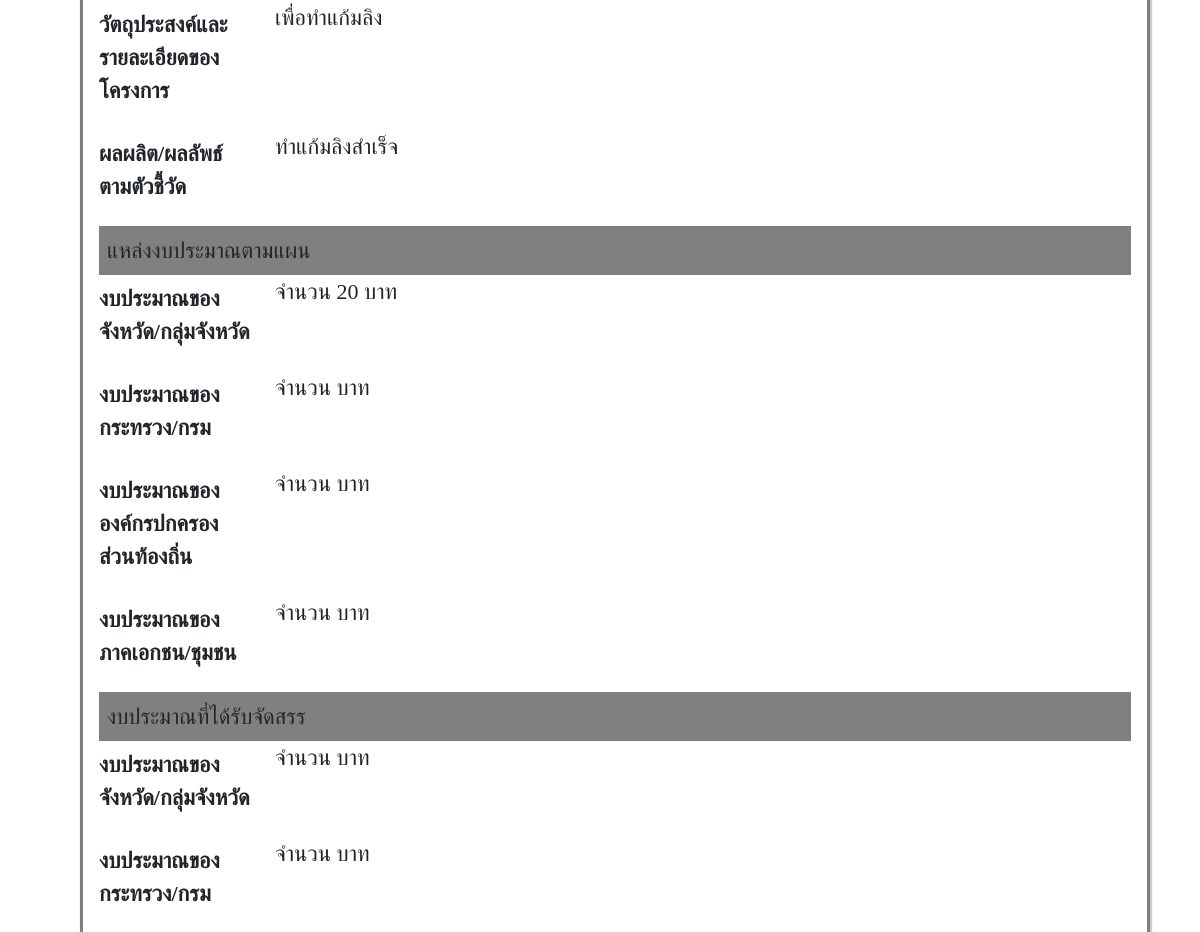
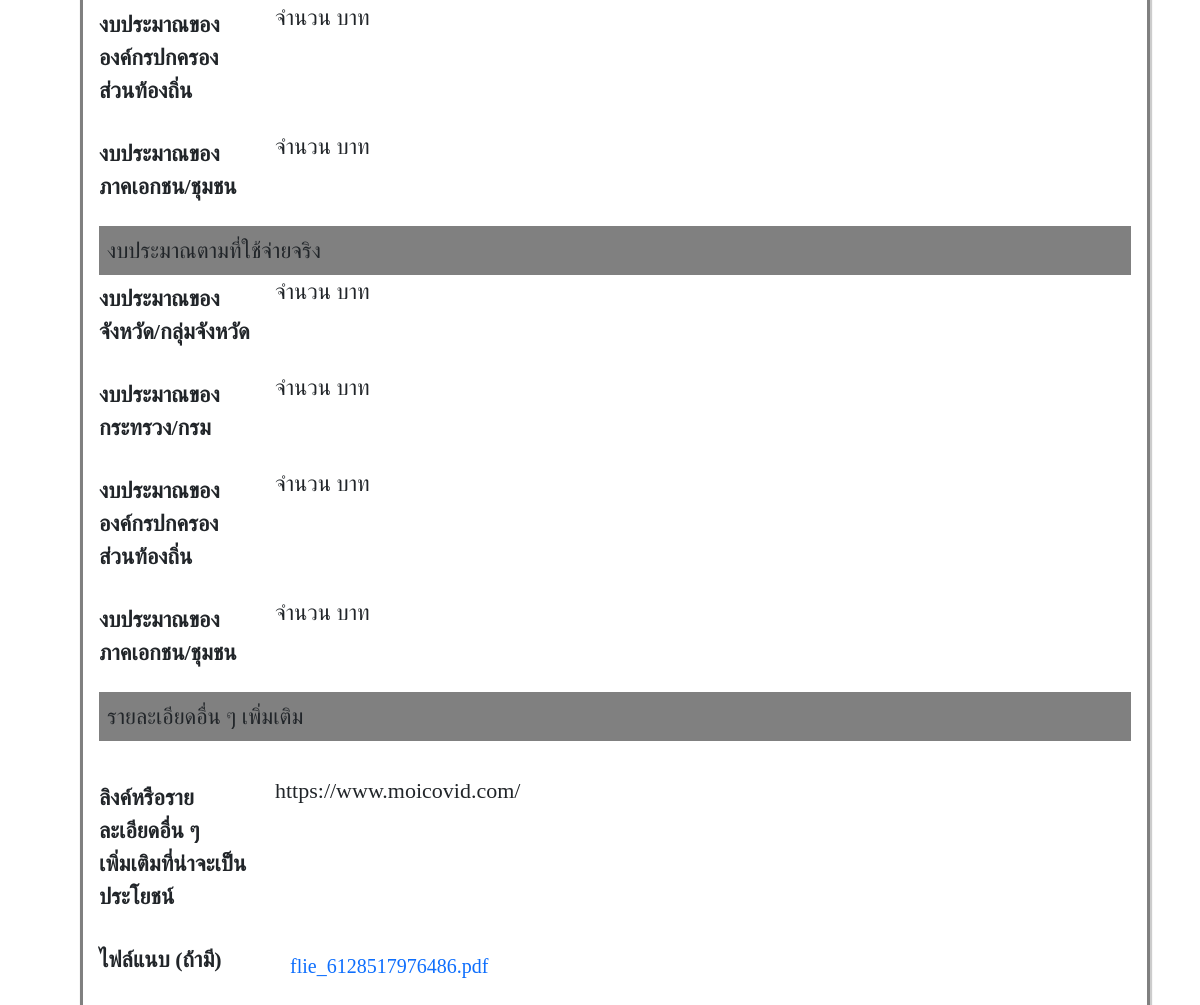
/index/detail.php?project_id=14 (signed in, lower part), run on an earlier commit of the app's database (2 pictures, top to bottom).
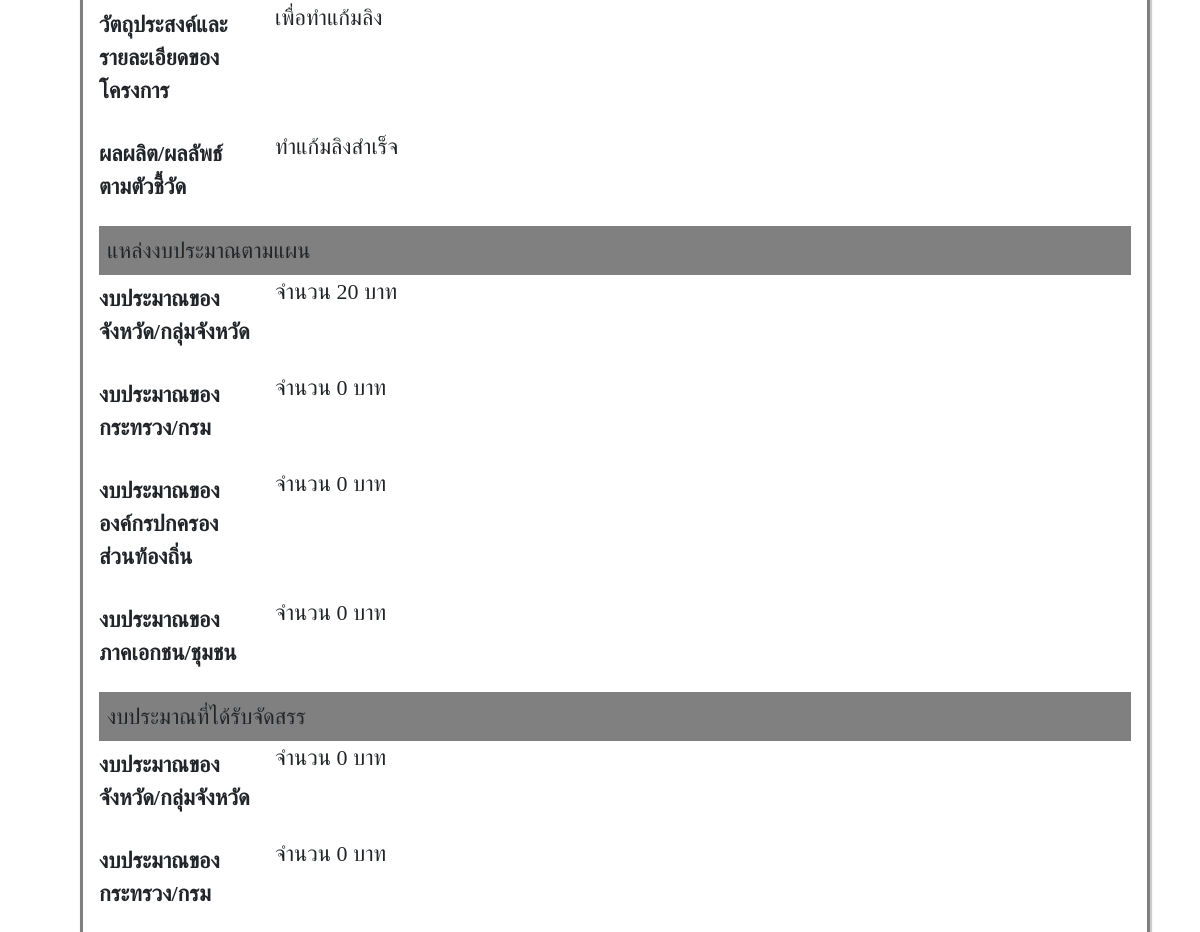
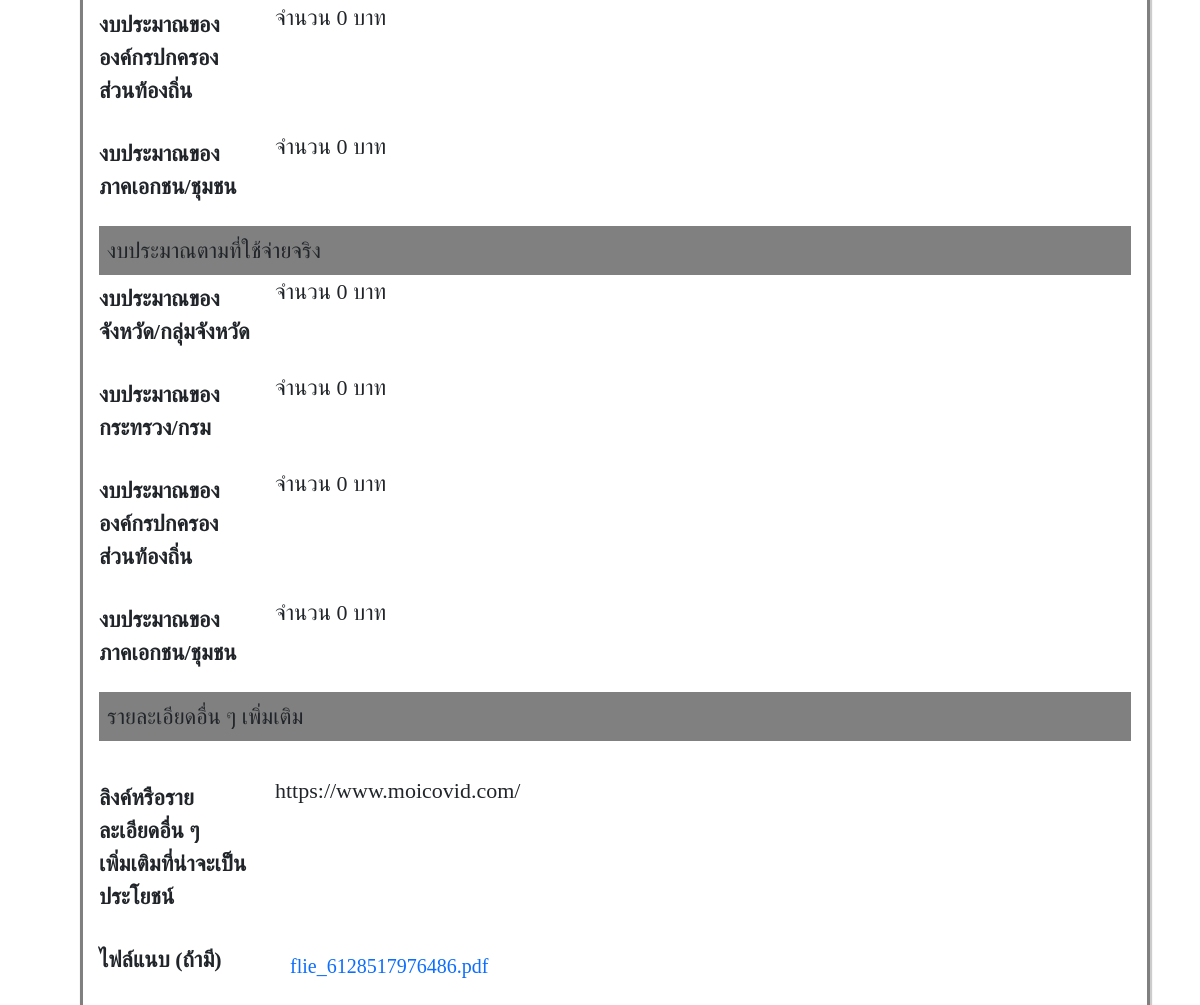
And on a later commit of the database (2 pictures, top to bottom).
### tables this page shows
CREATE TABLE `project` (
  `project_id` int(11) NOT NULL,
  `project_name` varchar(100) NOT NULL,
  `development_subject` varchar(200) NOT NULL,
  `project_roadmap` varchar(100) NOT NULL,
  `project_main` varchar(100) NOT NULL,
  `project_sub` varchar(100) NOT NULL,
  `operation_type` varchar(200) NOT NULL,
  `project_code` varchar(100) NOT NULL,
  `use_budget` varchar(200) NOT NULL,
  `budget_year` varchar(200) NOT NULL,
  `institution` varchar(100) NOT NULL,
  `province` varchar(100) NOT NULL,
  `target_user` varchar(100) NOT NULL,
  `project_objective` varchar(200) NOT NULL,
  `project_result` varchar(200) NOT NULL,
  `project_additional` varchar(200) NOT NULL,
  `budget_province_plan` int(11) DEFAULT NULL,
  `budget_province_receive` int(11) DEFAULT NULL,
  `budget_province_use` int(11) DEFAULT NULL,
  `budget_department_plan` int(11) DEFAULT NULL,
  `budget_department_receive` int(11) DEFAULT NULL,
  `budget_department_use` int(11) DEFAULT NULL,
  `budget_local_plan` int(11) DEFAULT NULL,
  `budget_local_receive` int(11) DEFAULT NULL,
  `budget_local_use` int(11) DEFAULT NULL,
  `budget_private_plan` int(11) DEFAULT NULL,
  `budget_private_receive` int(11) DEFAULT NULL,
  `budget_private_use` int(11) DEFAULT NULL,
  `user_id` int(11) NOT NULL,
  `file_path` varchar(200) NOT NULL
);

### index/detail.php (the view, shortened to what this page needs)
<!DOCTYPE html>
<html lang="en">
<head>
  <?php include "../connect.php" ?>
</head>
<body>
  <?php
  $stmt = $pdo->prepare("SELECT * FROM project where project_id = ?");
  $stmt->bindParam(1, $_GET["project_id"]);
  $stmt->execute();
  ?>
  <?php $row = $stmt->fetch()  ?>
  <div id="main" class="main bd-main order-1">
    <br>
    <div class="w-100 bd-highlight">
      <div class="row mb-3">
        <label for="project_code" class="col-sm-2 col-form-label" style="font-weight: bold;">วัตถุประสงค์และรายละเอียดของโครงการ</label>
        <div class="col-sm-10">
          <?= $row["project_objective"] ?>
        </div>
      </div>
      <div class="row mb-3">
        <label for="project_code" class="col-sm-2 col-form-label" style="font-weight: bold;">ผลผลิต/ผลลัพธ์ ตามตัวชี้วัด</label>
        <div class="col-sm-10">
          <?= $row["project_result"] ?>
        </div>
      </div>
      <div>
        <div class="-flex p-2 bd-highlight" style="background-color: gray;">
          <label>แหล่งงบประมาณตามแผน</label>
        </div>
        <div class="row mb-3">
          <label for="project_code" class="col-sm-2 col-form-label" style="font-weight: bold;">งบประมาณของจังหวัด/กลุ่มจังหวัด</label>
          <div class="col-sm-10">
            จำนวน <?= $row["budget_province_plan"] ?> บาท
          </div>
        </div>
        <div class="row mb-3">
          <label for="project_code" class="col-sm-2 col-form-label" style="font-weight: bold;">งบประมาณของกระทรวง/กรม</label>
          <div class="col-sm-10">
            จำนวน <?= $row["budget_department_plan"] ?> บาท
          </div>
        </div>
        <div class="row mb-3">
          <label for="project_code" class="col-sm-2 col-form-label" style="font-weight: bold;">งบประมาณขององค์กรปกครองส่วนท้องถิ่น</label>
          <div class="col-sm-10">
            จำนวน <?= $row["budget_local_plan"] ?> บาท
          </div>
        </div>
        <div class="row mb-3">
          <label for="project_code" class="col-sm-2 col-form-label" style="font-weight: bold;">งบประมาณของภาคเอกชน/ชุมชน</label>
          <div class="col-sm-10">
            จำนวน <?= $row["budget_private_plan"] ?> บาท
          </div>
        </div>
        <div class="-flex p-2 bd-highlight" style="background-color: gray;">
          <label>งบประมาณที่ได้รับจัดสรร</label>
        </div>
        <div class="row mb-3">
          <label for="project_code" class="col-sm-2 col-form-label" style="font-weight: bold;">งบประมาณของจังหวัด/กลุ่มจังหวัด</label>
          <div class="col-sm-10">
            จำนวน <?= $row["budget_province_receive"] ?> บาท
          </div>
        </div>
        <div class="row mb-3">
          <label for="project_code" class="col-sm-2 col-form-label" style="font-weight: bold;">งบประมาณของกระทรวง/กรม</label>
          <div class="col-sm-10">
            จำนวน <?= $row["budget_department_receive"] ?> บาท
          </div>
        </div>
        <div class="row mb-3">
          <label for="project_code" class="col-sm-2 col-form-label" style="font-weight: bold;">งบประมาณขององค์กรปกครองส่วนท้องถิ่น</label>
          <div class="col-sm-10">
            จำนวน <?= $row["budget_local_receive"] ?> บาท
          </div>
        </div>
        <div class="row mb-3">
          <label for="project_code" class="col-sm-2 col-form-label" style="font-weight: bold;">งบประมาณของภาคเอกชน/ชุมชน</label>
          <div class="col-sm-10">
            จำนวน <?= $row["budget_private_receive"] ?> บาท
          </div>
        </div>
        <div class="-flex p-2 bd-highlight" style="background-color: gray;">
          <label>งบประมาณตามที่ใช้จ่ายจริง</label>
        </div>
        <div class="row mb-3">
          <label for="project_code" class="col-sm-2 col-form-label" style="font-weight: bold;">งบประมาณของจังหวัด/กลุ่มจังหวัด</label>
          <div class="col-sm-10">
            จำนวน <?= $row["budget_province_use"] ?> บาท
          </div>
        </div>
        <div class="row mb-3">
          <label for="project_code" class="col-sm-2 col-form-label" style="font-weight: bold;">งบประมาณของกระทรวง/กรม</label>
          <div class="col-sm-10">
            จำนวน <?= $row["budget_department_use"] ?> บาท
          </div>
        </div>
        <div class="row mb-3">
          <label for="project_code" class="col-sm-2 col-form-label" style="font-weight: bold;">งบประมาณขององค์กรปกครองส่วนท้องถิ่น</label>
          <div class="col-sm-10">
            จำนวน <?= $row["budget_local_use"] ?> บาท
          </div>
        </div>
        <div class="row mb-3">
          <label for="project_code" class="col-sm-2 col-form-label" style="font-weight: bold;">งบประมาณของภาคเอกชน/ชุมชน</label>
          <div class="col-sm-10">
            จำนวน <?= $row["budget_private_use"] ?> บาท
          </div>
        </div>
        <div class="-flex p-2 bd-highlight" style="background-color: gray;">
          <label>รายละเอียดอื่น ๆ เพิ่มเติม</label>
        </div><br>
        <div class="row mb-3">
          <label for="project_code" class="col-sm-2 col-form-label" style="font-weight: bold;">ลิงค์หรือรายละเอียดอื่น ๆ <br>เพิ่มเติมที่น่าจะเป็นประโยชน์</label>
          <div class="col-sm-10">
            <?= $row["project_additional"] ?>
          </div>
        </div>
        <div class="row mb-3">
          <label for="project_code" class="col-sm-2 col-form-label" style="font-weight: bold;">ไฟล์แนบ (ถ้ามี)</label>
          <div class="col-sm-10">
            <a class="text-primary decoration-none" href= "upload_file/<?= $row["file_path"] ?>" ><?= $row["file_path"] ?></a>
          </div>
        </div>
      </div>
    </div>
</body>
</html>

### connect.php (shortened to what this page needs)
<!DOCTYPE html>
<html lang="en">
<head>
    <link href="../bootstrap-5.1.0-dist/css/bootstrap.min.css" rel="stylesheet">
    <link href="/web_project/index/StyleIndex.css" rel="stylesheet">
</head>
<body>
</body>
</html>
<html>
<body></body>
</html>

### index/StyleIndex.css (style rules this page uses)
body { font-family: myFirstFont; font-size: 22px; margin-top: 0px; width: auto; margin-left: auto; margin-right: auto; }
div.main { margin-top: 80px; margin-left: 80px; margin-right: 50px; width: auto; position: relative; height: fit-content; border: 3px solid gray; box-shadow: 1px 1px 1px 1px #ccc; }
div a { text-decoration: none; color: white; font-size: 20px; padding: 15px; display:inline-block; }
#main { transition: margin-left .5s; padding: 16px; }
label , textarea, option, input { font-size: 22px; }

What changed in the data, as far as the page shows it:
changed project "เพื่อทำแก้มลิง": budget_department_plan (not shown) → "0"; budget_local_plan (not shown) → "0"; budget_private_plan (not shown) → "0"; budget_province_receive (not shown) → "0"; budget_department_receive (not shown) → "0"; budget_local_receive (not shown) → "0"; budget_private_receive (not shown) → "0"; budget_province_use (not shown) → "0"; budget_department_use (not shown) → "0"; budget_local_use (not shown) → "0"; budget_private_use (not shown) → "0"
